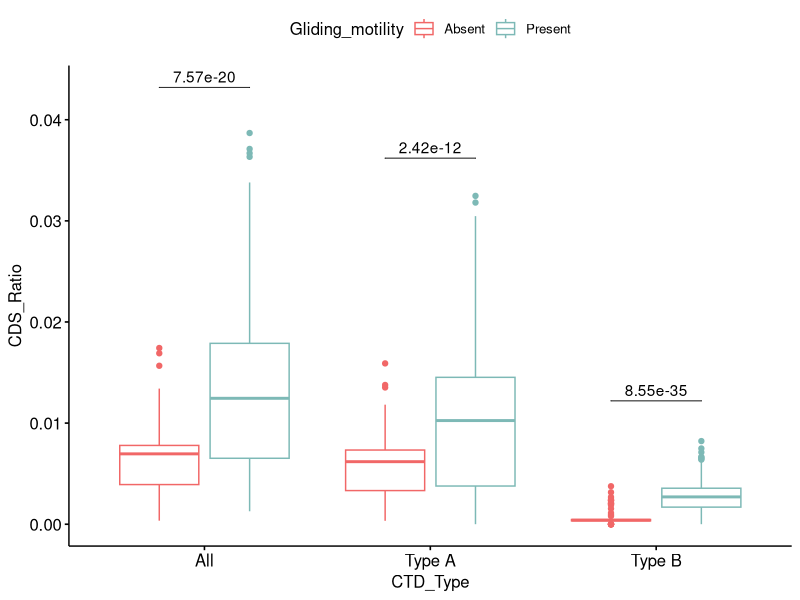
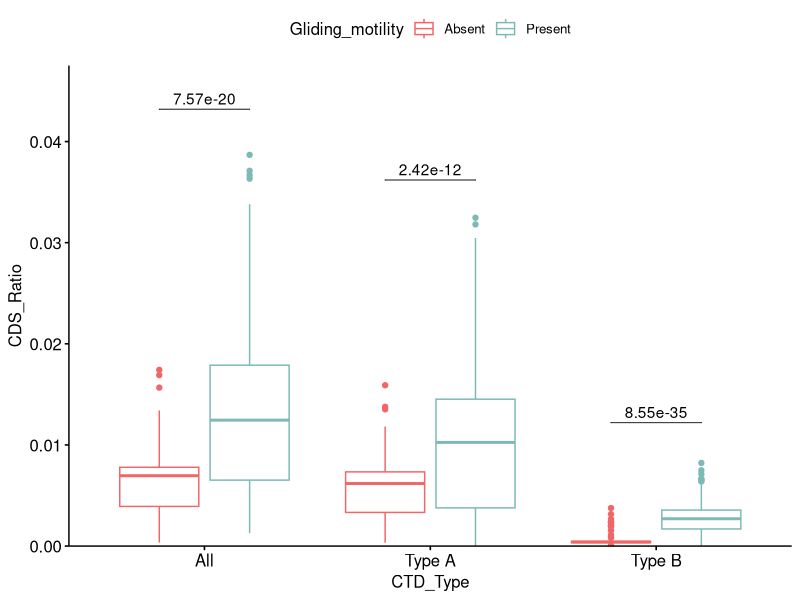
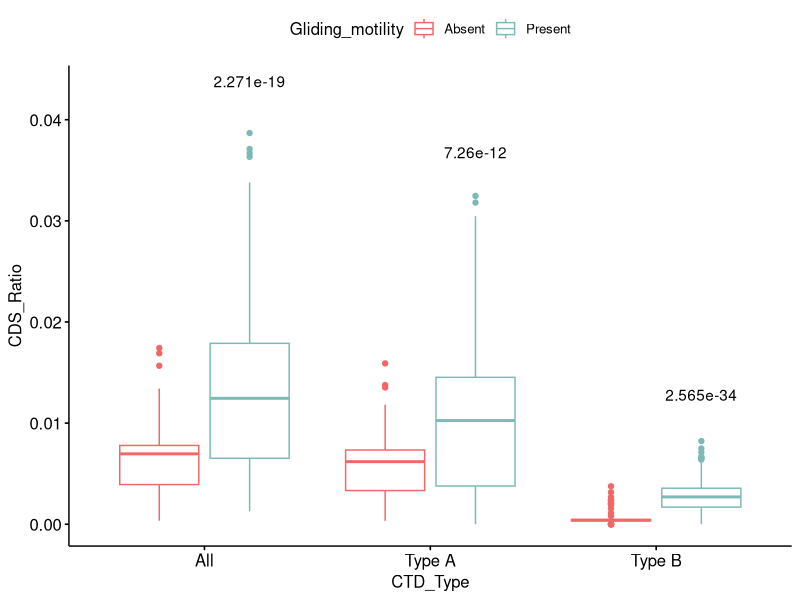
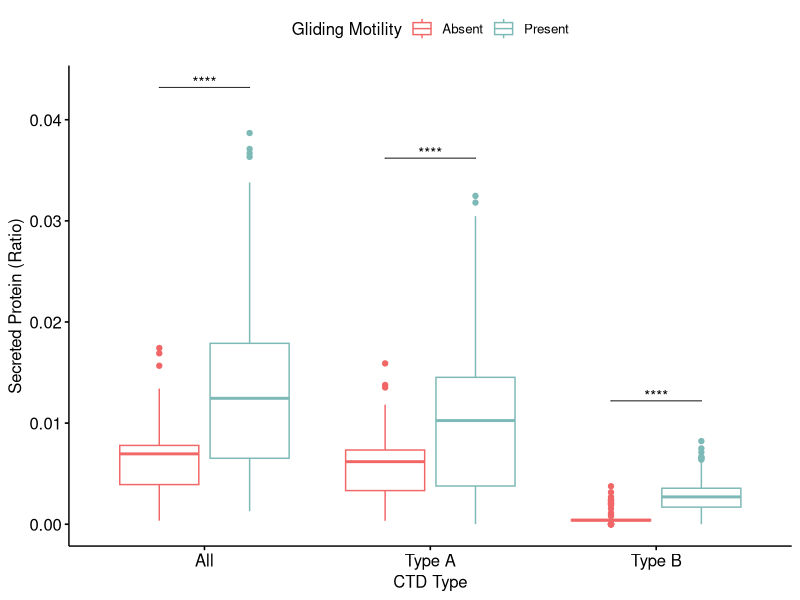

These charts were generated, in order, by the following R code:
#library
library(dplyr)
library(ggplot2)
library(readr)
#library(ggsignif)
#library(dplyr)
library(ggpubr)
library(rstatix)
#reading the dataset
Bacteroidetes_402_sequence_length_CTD_statistics <- read_delim("Bacteroidetes_402_sequence_length_CTD_statistics.txt", 
                                                                    delim = "\t", escape_double = FALSE, 
                                                                    trim_ws = TRUE)

#Creation of a dataset for boxplot

typeA <- Bacteroidetes_402_sequence_length_CTD_statistics[c('motility','TypeA_CDS')]
typeB <- Bacteroidetes_402_sequence_length_CTD_statistics[c('motility','TypeB_CDS')]
alltypes <- Bacteroidetes_402_sequence_length_CTD_statistics[c('motility','CTD_CDS')]

#Renaming column names to append

typeA$CTD_Type <- 'Type A'
typeA <- plyr::rename(typeA, c('TypeA_CDS' = 'CDS_Ratio'))
typeB$CTD_Type <- 'Type B'
typeB <- plyr::rename(typeB, c('TypeB_CDS' = 'CDS_Ratio'))
alltypes$CTD_Type <- 'All'
alltypes <- plyr::rename(alltypes, c('CTD_CDS' = 'CDS_Ratio'))

data_boxplot <- rbind(alltypes,typeA,typeB)
data_boxplot <- plyr::rename(data_boxplot,c('motility'='Gliding_motility'))
data_boxplot$Gliding_motility[data_boxplot$Gliding_motility == 1] <- 'Present'
data_boxplot$Gliding_motility[data_boxplot$Gliding_motility == 0] <- 'Absent'
#---------------------------------------------------------


#statistical test (independent t-test)
stat.test <- data_boxplot %>%
  group_by(CTD_Type) %>%
  t_test(CDS_Ratio ~ Gliding_motility) %>%
  adjust_pvalue(method = "bonferroni") %>%
  add_significance("p.adj")
stat.test


# Create a box plot
bxp <- ggboxplot(
  data_boxplot, x = "CTD_Type", y = "CDS_Ratio", 
  color = "Gliding_motility", palette = c("#F16767", "#7DB9B6")
)

# Add p-values onto the box plots
stat.test <- stat.test %>%
  add_xy_position(x = "CTD_Type", dodge = 0.8)
bxp + stat_pvalue_manual(
  stat.test,  label = "p", tip.length = 0
)

# Add 10% spaces between the p-value labels and the plot border
bxp + stat_pvalue_manual(
  stat.test,  label = "p", tip.length = 0
) +
  scale_y_continuous(expand = expansion(mult = c(0, 0.1)))

# Use adjusted p-values as labels
# Remove brackets
bxp + stat_pvalue_manual(
  stat.test,  label = "p.adj", tip.length = 0,
  remove.bracket = TRUE
)

# Show adjusted p-values and significance levels
# Hide ns (non-significant)
bxp + stat_pvalue_manual(
  stat.test,  label = "{p.adj.signif}",#"{p.adj}{p.adj.signif}", 
  tip.length = 0, hide.ns = TRUE
) + labs(color='Gliding Motility',x='CTD Type',y='Secreted Protein (Ratio)')
